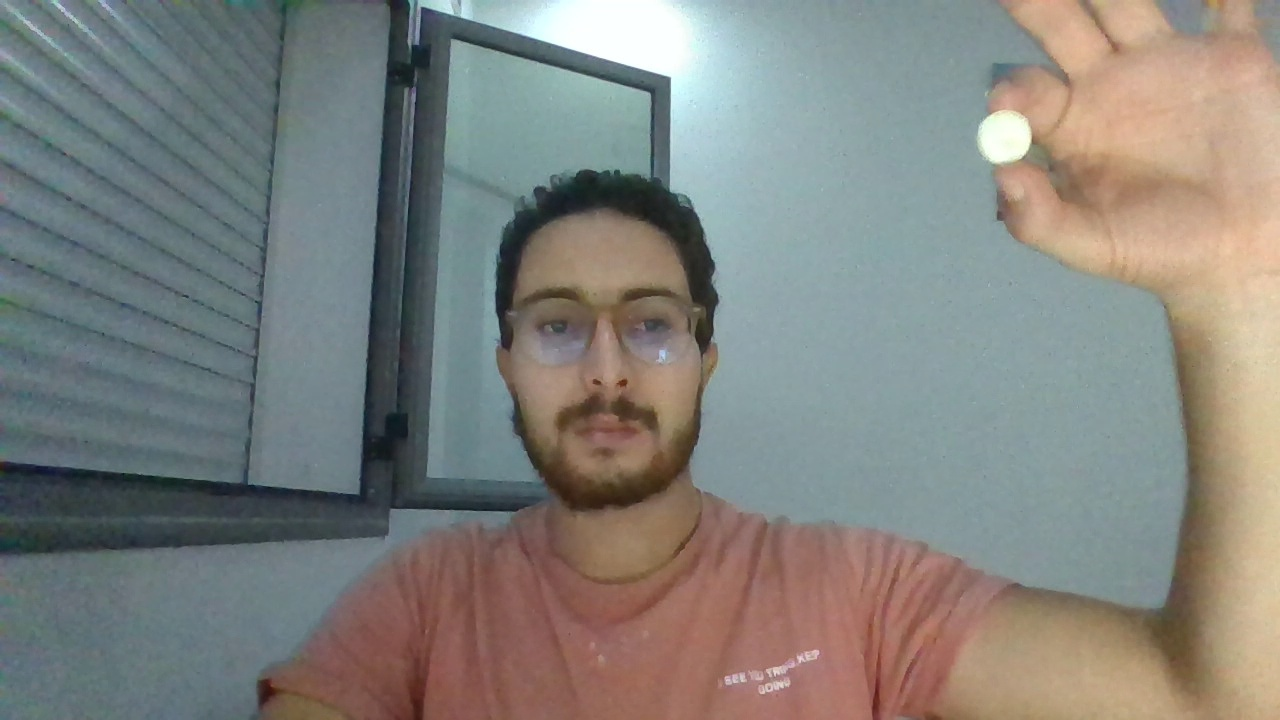
#> input picture frames/frame_1.jpg, 1280 x 720 px, given in place of my_video.mp4, which was not available
$ python '7.Three-frame differentiation method.py'
#> lines starting #> are read from the running program, lines starting #| are printed output that depends on the picture
import cv2
import numpy as np

# Open video file
video = cv2.VideoCapture("my_video.mp4")

# Read the first two frames and convert them to grayscale
_, frame1 = video.read()
#> frame1 is the input picture: shape (720, 1280, 3); mean B, G, R 125.8, 130.4, 130
_, frame2 = video.read()
gray1 = cv2.cvtColor(frame1, cv2.COLOR_BGR2GRAY)
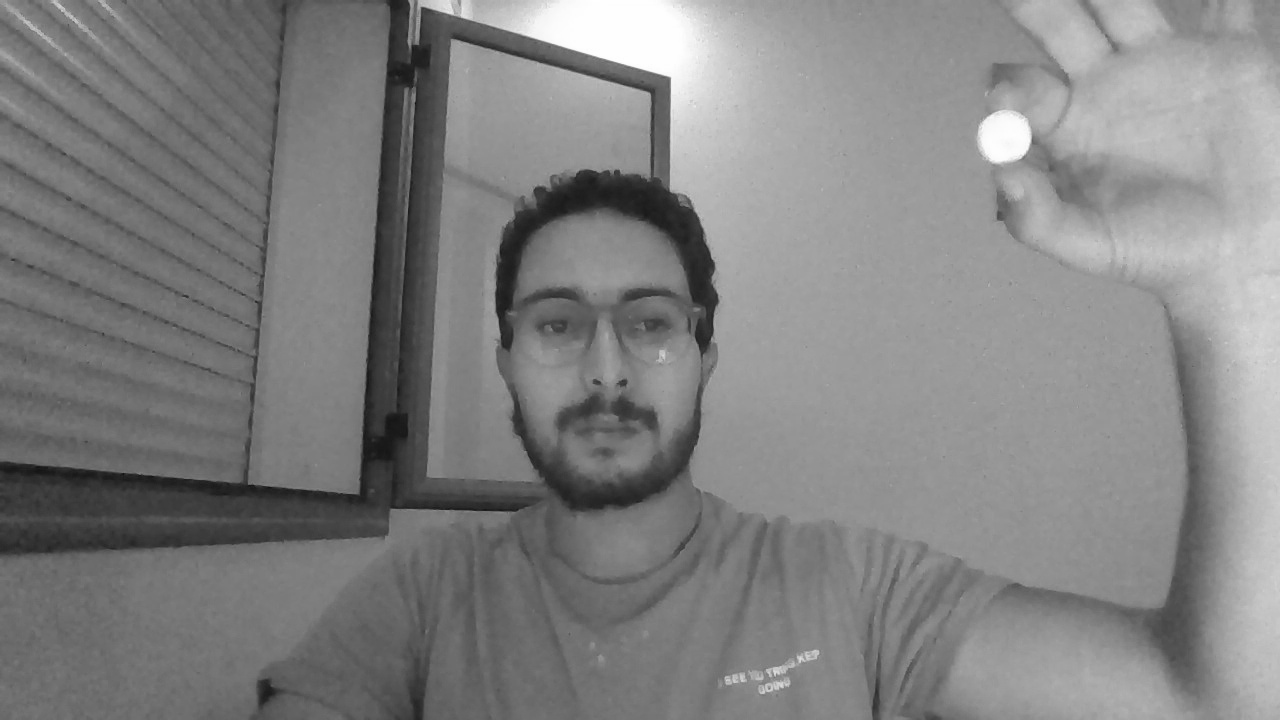
#> gray1: shape (720, 1280); min 17, max 255, mean 129.7
gray2 = cv2.cvtColor(frame2, cv2.COLOR_BGR2GRAY)

while True:
    success, frame3 = video.read()
    if not success:
        break

    # Convert the third frame to grayscale
    gray3 = cv2.cvtColor(frame3, cv2.COLOR_BGR2GRAY)

    # Compute the absolute differences between consecutive frames
    diff1 = cv2.absdiff(gray1, gray2)
#> diff1: shape (720, 1280); every value is 0
    diff2 = cv2.absdiff(gray2, gray3)

    # Apply Otsu's thresholding to binarize the differences
    _, binarized_diff1 = cv2.threshold(diff1, 0, 255, cv2.THRESH_BINARY + cv2.THRESH_OTSU)
    _, binarized_diff2 = cv2.threshold(diff2, 0, 255, cv2.THRESH_BINARY + cv2.THRESH_OTSU)

    # Perform logical AND operation (set to 255 where both binarized diffs are 255)
    combined_diff = np.logical_and(binarized_diff1 == 255, binarized_diff2 == 255).astype(np.uint8) * 255

    # Display the binarized three-frame difference
    cv2.imshow("Logical AND Three-frame Difference", combined_diff)

    # Shift the frames for the next iteration
    gray1, gray2 = gray2, gray3

    # Break the loop on 'q' key press
    if cv2.waitKey(50) & 0xFF == ord('q'):
#> (key q is pressed here)
        break

# Release video capture object and close all windows
video.release()
cv2.destroyAllWindows()

$ run again, on frames/frame_101.jpg
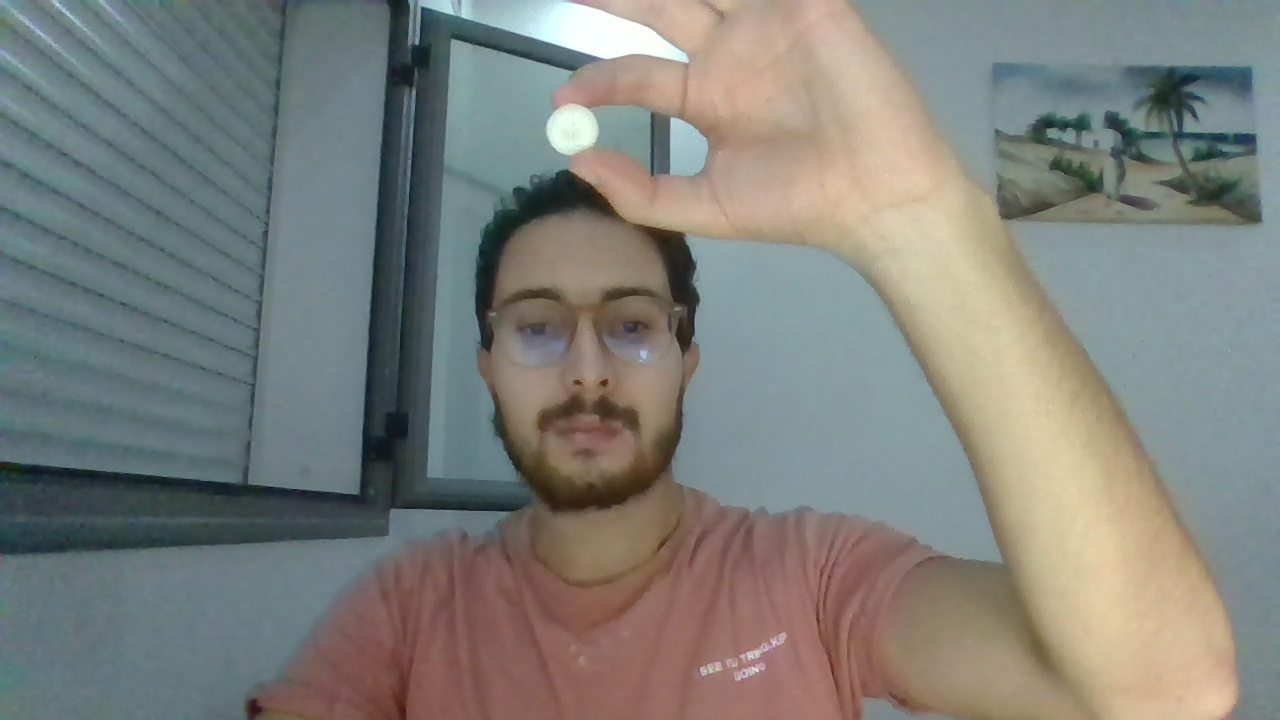
#> input picture frames/frame_101.jpg, 1280 x 720 px, given in place of my_video.mp4, which was not available
#> frame1 is the input picture: shape (720, 1280, 3); mean B, G, R 123.3, 128.5, 126.8
#> `gray1 = cv2.cvtColor(frame1, cv2.COLOR_BGR2GRAY)`:
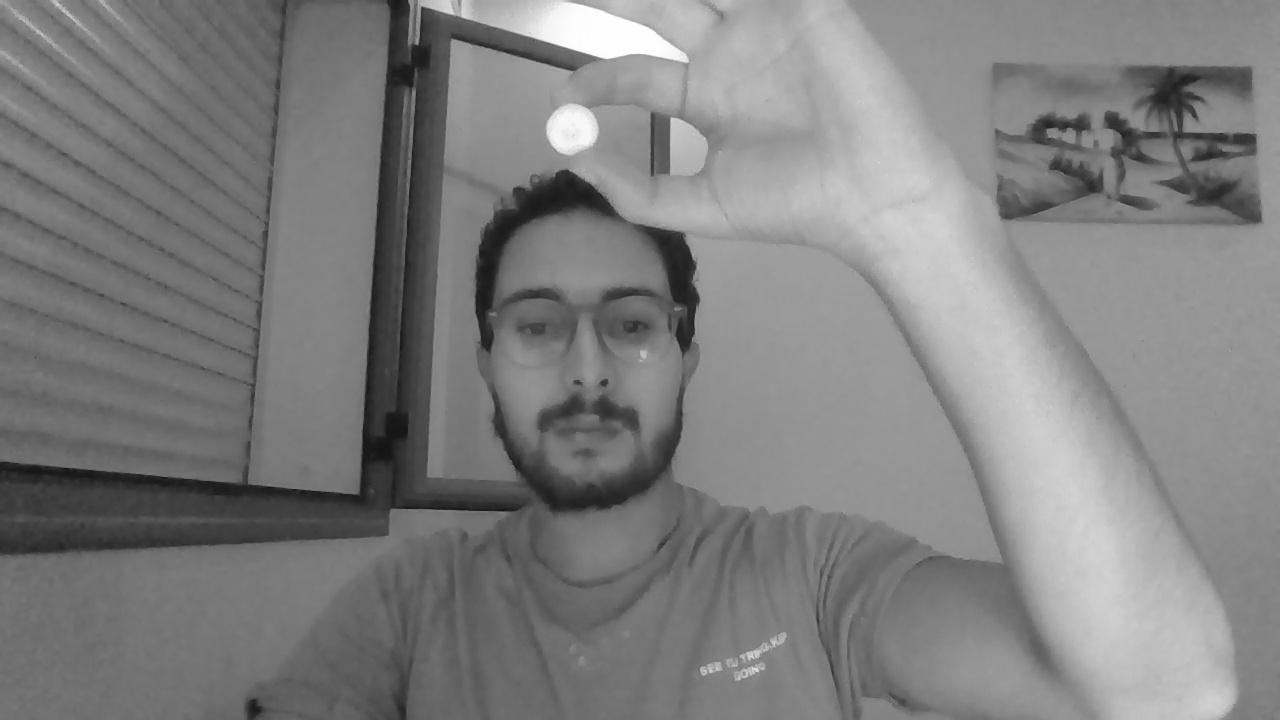
#> gray1: shape (720, 1280); min 12, max 255, mean 127.4
#> diff1: shape (720, 1280); every value is 0
